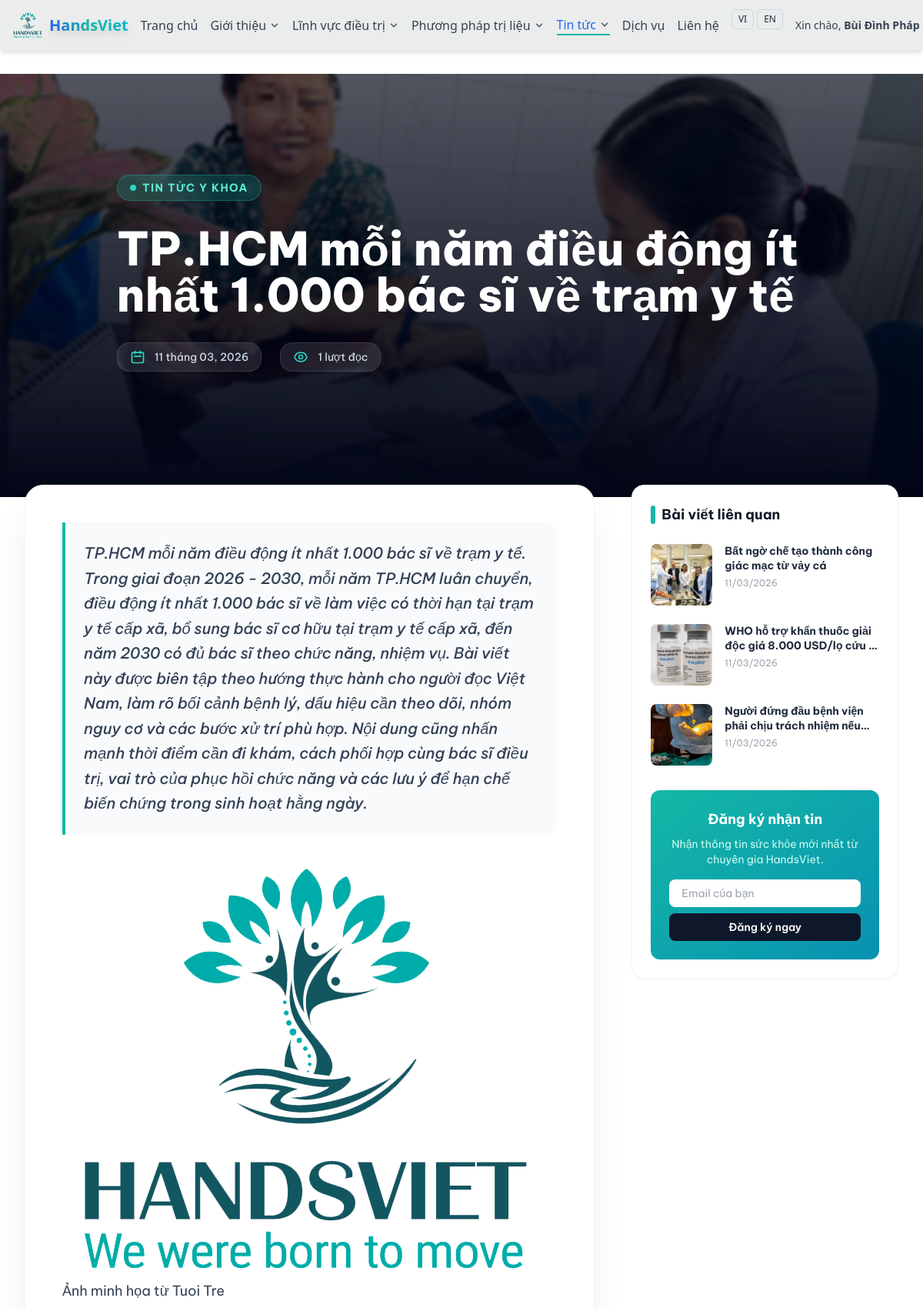
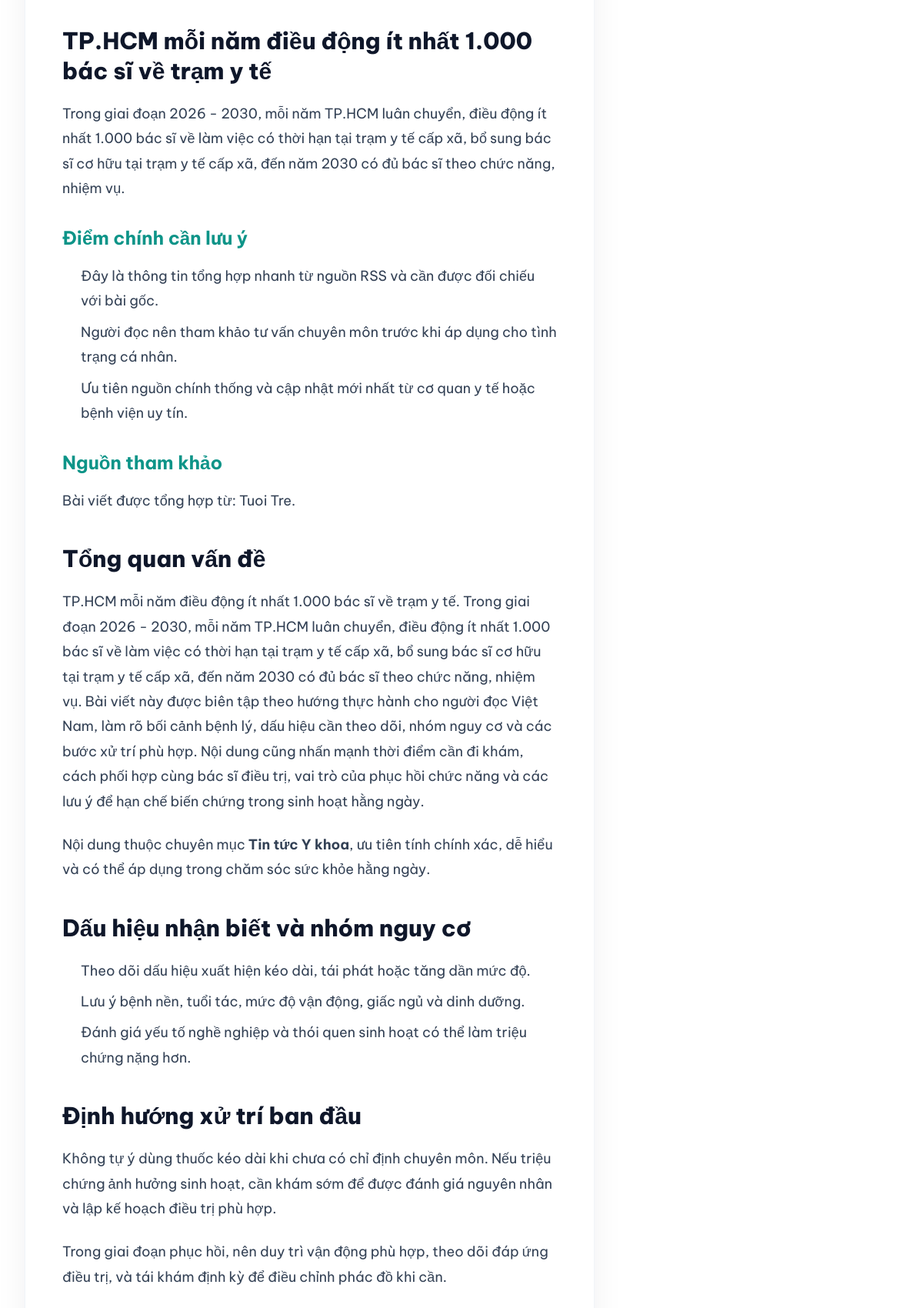
The app's page /news/tphcm-moi-nam-ieu-ong-it-nhat-1000-bac-si-ve-tram-y-te/ (signed in, upper part) with its own data (2 pictures, top to bottom).
### hansviet_admin/models.py (models this page shows, shortened)
class NewsArticle(models.Model):
    category = models.ForeignKey(NewsCategory, on_delete=models.SET_NULL, null=True, blank=True)
    title = models.CharField(max_length=255)
    slug = models.SlugField(unique=True)
    summary = models.TextField(blank=True)
    content = models.TextField(blank=True)
    thumbnail = models.FileField(upload_to="news/", blank=True, null=True)
    author = models.ForeignKey(get_user_model(), on_delete=models.SET_NULL, null=True, blank=True)
    published_at = models.DateTimeField(auto_now_add=True)
    view_count = models.PositiveIntegerField(default=0)
    is_published = models.BooleanField(default=False)
    source_url = models.URLField(blank=True)
    source_name = models.CharField(max_length=255, blank=True)
    ai_source = models.CharField(max_length=100, blank=True)
    is_auto_generated = models.BooleanField(default=False)
    needs_review = models.BooleanField(default=True)
    class Meta:
        ordering = ["-published_at"]
        verbose_name = "News Article"
        verbose_name_plural = "News Articles"

class NewsCategory(models.Model):
    name = models.CharField(max_length=255)
    slug = models.SlugField(unique=True)
    class Meta:
        verbose_name = "News Category"
        verbose_name_plural = "News Categories"
        ordering = ["name"]

### hansviet_user/views.py (the view)
def news_detail(request, slug=None):
    article = get_object_or_404(
        NewsArticle.objects.select_related("category", "author"),
        slug=slug,
        is_published=True,
    )
    NewsArticle.objects.filter(pk=article.pk).update(view_count=F("view_count") + 1)
    article.refresh_from_db(fields=["view_count"])
    related = (
        NewsArticle.objects.filter(category=article.category, is_published=True)
        .exclude(pk=article.pk)
        .order_by("-published_at", "-id")[:3]
    )
    return render(request, "pages/news_detail.html", {"article": article, "related_articles": related})

### hansviet_user/templates/pages/news_detail.html (shortened to what this page needs)
﻿{% load static %}
<!DOCTYPE html>
<html lang="vi">
<head>
    <script src="https://cdn.tailwindcss.com"></script>
    <link rel="stylesheet" href="{% static 'css/home.css' %}">
</head>
<body class="bg-white text-slate-800 antialiased">
    {% include 'pages/header_tailwind.html' %}
    <div class="relative min-h-[450px] md:min-h-[550px] flex items-center pt-24 pb-32 overflow-hidden bg-slate-950">
        <div class="absolute inset-0 z-0">
            {% if article.thumbnail %}
            <img src="{{ article.thumbnail.url }}" class="w-full h-full object-cover opacity-50 contrast-125 scale-105"
                alt="{{ article.title }}">
            {% else %}
            <img src="{% static 'images/rehabilitation.png' %}" class="w-full h-full object-cover opacity-50 contrast-125 scale-105"
                alt="{{ article.title }}">
            {% endif %}
            <div class="absolute inset-0 bg-gradient-to-t from-slate-950 via-slate-950/60 to-slate-950/20"></div>
            <div class="absolute inset-0 bg-slate-950/20 backdrop-blur-[2px]"></div>
        </div>
        <div class="max-w-6xl mx-auto px-4 sm:px-6 lg:px-8 relative z-10">
            <div class="max-w-4xl">
                <div
                    class="inline-flex items-center gap-2 px-4 py-1.5 rounded-full bg-teal-500/20 backdrop-blur-md border border-teal-400/30 mb-8 transform -translate-y-4 animate-fade-in-up">
                    <span class="w-2 h-2 rounded-full bg-teal-400 animate-pulse"></span>
                    <span class="text-sm font-bold text-teal-300 uppercase tracking-widest">
                        {% if article.category %}
                        {{ article.category.name }}
                        {% else %}
                        Tin tức
                        {% endif %}
                    </span>
                </div>
                <h1
                    class="text-4xl md:text-6xl font-extrabold text-white mb-8 leading-tight animate-fade-in-up delay-100 drop-shadow-2xl">
                    {{ article.title }}
                </h1>
                <div
                    class="flex flex-wrap items-center gap-6 text-slate-300 text-sm font-medium animate-fade-in-up delay-200">
                    <div
                        class="flex items-center gap-3 bg-white/10 px-4 py-2 rounded-2xl backdrop-blur-md border border-white/10">
                        <svg class="w-5 h-5 text-teal-400" fill="none" stroke="currentColor" viewBox="0 0 24 24">
                            <path stroke-linecap="round" stroke-linejoin="round" stroke-width="2"
                                d="M8 7V3m8 4V3m-9 8h10M5 21h14a2 2 0 002-2V7a2 2 0 00-2-2H5a2 2 0 00-2 2v12a2 2 0 002 2z">
                            </path>
                        </svg>
                        <span>{{ article.published_at|date:"d" }} tháng {{ article.published_at|date:"m, Y" }}</span>
                    </div>
                    <div
                        class="flex items-center gap-3 bg-white/10 px-4 py-2 rounded-2xl backdrop-blur-md border border-white/10">
                        <span>{{ article.view_count|default:0 }} lượt đọc</span>
                    </div>
                </div>
            </div>
        </div>
    </div>
    <div class="max-w-7xl mx-auto px-4 sm:px-6 lg:px-8 py-12 -mt-16 relative z-20">
        <div class="grid grid-cols-1 lg:grid-cols-12 gap-12">
            <main class="lg:col-span-8">
                <div class="bg-white rounded-3xl p-8 md:p-12 shadow-2xl shadow-slate-900/10 border border-slate-100">
                    <div
                        class="text-xl font-medium text-slate-700 mb-10 leading-relaxed border-l-4 border-teal-500 pl-6 italic bg-slate-50 py-6 pr-6 rounded-r-2xl">
                        {{ article.summary }}
                    </div>
                    <div
                        class="prose prose-lg prose-slate max-w-none prose-headings:font-bold prose-headings:text-slate-800 prose-a:text-teal-600 hover:prose-a:text-teal-800 prose-img:rounded-3xl prose-img:shadow-2xl">
                        <div class="font-news">
                            {{ article.content|safe|linebreaks }}
                        </div>
                    </div>
                </div>
            </main>
            <aside class="lg:col-span-4 space-y-8">
                <div class="bg-white rounded-2xl p-6 shadow-sm border border-gray-100 sticky top-24">
                    <h3 class="text-lg font-bold text-gray-900 mb-6 flex items-center gap-2">
                        <span class="w-1.5 h-6 bg-teal-500 rounded-full"></span>
                        Bài viết liên quan
                    </h3>
                    <div class="space-y-6">
                        {% if related_articles %}
                        {% for related in related_articles %}
                        <a href="{% url 'news:news_detail' slug=related.slug %}" class="group flex gap-4 items-start">
                            <div class="w-20 h-20 flex-shrink-0 rounded-lg overflow-hidden bg-gray-200">
                                <img src="{% if related.thumbnail %}{{ related.thumbnail.url }}{% else %}{% static 'images/rehabilitation.png' %}{% endif %}"
                                    alt="{{ related.title }}"
                                    class="w-full h-full object-cover group-hover:scale-110 transition-transform duration-500">
                            </div>
                            <div>
                                <h4
                                    class="font-bold text-slate-800 text-sm leading-snug group-hover:text-teal-600 transition-colors line-clamp-2 mb-1">
                                    {{ related.title }}
                                </h4>
                                <span class="text-xs text-gray-400">{{ related.published_at|date:"d/m/Y" }}</span>
                            </div>
                        </a>
                        {% endfor %}
                        {% else %}
                        <p class="text-sm text-gray-500">Chưa có bài viết liên quan.</p>
                        {% endif %}
                    </div>
                    <div class="mt-8 p-6 rounded-xl bg-gradient-to-br from-teal-500 to-cyan-600 text-white text-center">
                        <h4 class="font-bold text-lg mb-2">Đăng ký nhận tin</h4>
                        <p class="text-sm text-teal-100 mb-4">Nhận thông tin sức khỏe mới nhất từ chuyên gia HandsViet.
                        </p>
                        <input type="email" placeholder="Email của bạn"
                            class="w-full px-4 py-2 rounded-lg text-gray-800 text-sm mb-2 focus:outline-none ring-2 ring-transparent focus:ring-teal-300">
                        <button
                            class="w-full py-2 bg-slate-900 hover:bg-black text-white rounded-lg text-sm font-semibold transition-colors">Đăng ký ngay</button>
                    </div>
                </div>
            </aside>
        </div>
    </div>
</body>
</html>

### hansviet_user/templates/pages/header_tailwind.html (shortened to what this page needs)
{% load static %}
<header class="bg-[#EAEDEC] shadow-md fixed top-0 inset-x-0 z-40 header-slide-down font-sans">
    <div class="max-w-7xl mx-auto px-4 py-3 flex items-center justify-between gap-4">
        <a href="/" class="flex items-center gap-2 flex-shrink-0 group">
            <img src="{% static 'images/HandsVietLogo.png' %}" alt="HandsViet Logo" class="h-10 w-10 object-contain group-hover:scale-110 transition-transform duration-300">
            <span class="text-xl font-extrabold bg-gradient-to-r from-blue-600 via-teal-500 to-cyan-500 bg-clip-text text-transparent drop-shadow-lg hover:drop-shadow-2xl transition-all duration-300 hover:scale-105">HandsViet</span>
        </a>
        <nav class="hidden lg:flex items-center gap-4 xl:gap-8 justify-center">
            <a href="/" class="{% if request.resolver_match.url_name == 'home' %}text-blue-600 border-b-2 border-[#14B8A6]{% else %}text-gray-700 hover:text-blue-600{% endif %} transition font-medium whitespace-nowrap">Trang chủ</a>
            <div class="relative group">
                <button class="{% if request.resolver_match.url_name == 'about' %}text-blue-600 border-b-2 border-[#14B8A6]{% else %}text-gray-700 hover:text-blue-600{% endif %} transition font-medium flex items-center gap-1 whitespace-nowrap">
                    Giới thiệu
                </button>
            </div>
            <div class="relative group">
                <button class="text-gray-700 hover:text-blue-600 transition font-medium flex items-center gap-1 whitespace-nowrap">
                    Lĩnh vực điều trị
                </button>
            </div>
            <div class="relative group">
                <button class="text-gray-700 hover:text-blue-600 transition font-medium flex items-center gap-1 whitespace-nowrap">
                    Phương pháp trị liệu
                </button>
            </div>
            <div class="relative group">
                <button class="{% if 'news' in request.resolver_match.app_name or '/news/' in request.path %}text-blue-600 border-b-2 border-[#14B8A6]{% else %}text-gray-700 hover:text-blue-600{% endif %} transition font-medium flex items-center gap-1 whitespace-nowrap">
                    Tin tức
                </button>
            </div>
            <a href="{% url 'pages:services' %}" class="{% if request.resolver_match.url_name == 'services' %}text-blue-600 border-b-2 border-[#14B8A6]{% else %}text-gray-700 hover:text-blue-600{% endif %} transition font-medium whitespace-nowrap">Dịch vụ</a>
            <a href="{% url 'pages:contact' %}" class="{% if request.resolver_match.url_name == 'contact' %}text-blue-600 border-b-2 border-[#14B8A6]{% else %}text-gray-700 hover:text-blue-600{% endif %} transition font-medium whitespace-nowrap">Liên hệ</a>
        </nav>
        <div class="hidden lg:flex items-center gap-4 flex-shrink-0">
            <form action="/i18n/setlang/" method="post" class="flex items-center gap-1">
                <button type="submit" name="language" value="vi" class="px-2 py-1 text-xs rounded-md border border-slate-300">VI</button>
                <button type="submit" name="language" value="en" class="px-2 py-1 text-xs rounded-md border border-slate-300">EN</button>
            </form>
            {% if request.user.is_authenticated %}
                <div class="relative group">
                    <button class="text-sm text-gray-700 hover:text-blue-600 font-medium">
                        Xin chào, <strong>{{ request.user.get_username }}</strong>
                    </button>
                </div>
            {% else %}
                <a href="{% url 'auth:login' %}" class="text-gray-700 hover:text-blue-600 font-medium">Đăng nhập</a>
                <a href="{% url 'auth:register' %}" class="px-4 py-2 rounded-xl bg-blue-600 text-white font-semibold shadow">Đăng ký</a>
            {% endif %}
        </div>
    </div>
</header>
<div class="h-[72px]" aria-hidden="true"></div>

### hansviet_user/static/css/home.css (style rules this page uses)
*, *::before, *::after { box-sizing: border-box; }
html, body { max-width: 100%; }

### hansviet_user/templates/pages/news_detail.html (style rules this page uses)
body { font-family: 'Be Vietnam Pro', sans-serif; }
.animate-fade-in-up { opacity: 0; animation: fadeInUp 0.8s cubic-bezier(0.16, 1, 0.3, 1) forwards; }
.delay-100 { animation-delay: 0.15s; }
.delay-200 { animation-delay: 0.3s; }
.font-news { font-size: 1.125rem; line-height: 1.8; color: #334155; }
.font-news h2 { font-size: 1.875rem; font-weight: 800; color: #0f172a; margin-top: 2.5rem; margin-bottom: 1.25rem; line-height: 1.3; }
.font-news h3 { font-size: 1.5rem; font-weight: 700; color: #0d9488; margin-top: 2rem; margin-bottom: 1rem; line-height: 1.4; }
.font-news p { margin-bottom: 1.5rem; }
.font-news ul, .font-news ol { margin-bottom: 1.5rem; padding-left: 1.5rem; }
.font-news li { margin-bottom: 0.5rem; }
body { @apply font-sans; }

### hansviet_user/templates/pages/header_tailwind.html (style rules this page uses)
html { scrollbar-width: thin !important; scrollbar-color: #14b8a6 #f1f5f9 !important; }

### records on screen
NewsArticle: thumbnail (picture), category.name "TIN TỨC Y KHOA", title "TP.HCM mỗi năm điều động ít nhất 1.000 bác sĩ về trạm y tế", published_at "11", published_at "03, 2026", view_count "1", summary "TP.HCM mỗi năm điều động ít nhất 1.000 bác sĩ về trạm y tế. Trong giai đoạn 2026 - 2030, mỗi năm TP.HCM luân chuyển, điều động ít nhất 1.000 bác sĩ về làm việc có thời hạn tại trạm y tế cấp xã, bổ sung bác sĩ cơ hữu tại trạm y tế cấp xã, đến năm 2030 có đủ bác sĩ theo chức năng, nhiệm vụ. Bài viết này được biên tập theo hướng thực hành cho người đọc Việt Nam, làm rõ bối cảnh bệnh lý, dấu hiệu cần theo dõi, nhóm nguy cơ và các bước xử trí phù hợp. Nội dung cũng nhấn mạnh thời điểm cần đi khám, cách phối hợp cùng bác sĩ điều trị, vai trò của phục hồi chức năng và các lưu ý để hạn chế biến chứng trong sinh hoạt hằng ngày.", content (picture), content "Ảnh minh họa từ Tuoi Tre TP.HCM mỗi năm điều động ít nhất 1.000 bác sĩ về trạm y tế Trong giai đoạn 2026 - 2030, mỗi năm TP.HCM luân chuyển, điều động ít nhất 1.000 bác sĩ về làm việc có thời hạn tại trạm y tế cấp xã, bổ sung bác sĩ cơ hữu tại trạm y tế cấp xã, đến năm 2030 có đủ bác sĩ theo chức năng, nhiệm vụ. Điểm chính cần lưu ý Đây là thông tin tổng hợp nhanh từ nguồn RSS và cần được đối chiếu với bài gốc. Người đọc nên tham khảo tư vấn chuyên môn trước khi áp dụng cho tình trạng cá nhân. Ưu tiên nguồn chính thống và cập nhật mới nhất từ cơ quan y tế hoặc bệnh viện uy tín. Nguồn tham khảo Bài viết được tổng hợp từ: Tuoi Tre . Tổng quan vấn đề TP.HCM mỗi năm điều động ít nhất 1.000 bác…"
NewsArticle: thumbnail (picture), title "Bất ngờ chế tạo thành công giác mạc từ vảy cá", published_at "11/03/2026"
NewsArticle: thumbnail (picture), title "WHO hỗ trợ khẩn thuốc giải độc giá 8.000 USD/lọ cứu…", published_at "11/03/2026"
NewsArticle: thumbnail (picture), title "Người đứng đầu bệnh viện phải chịu trách nhiệm…", published_at "11/03/2026"

### other values on screen
{{ request.user.get_username }} "Bùi Đình Pháp"
